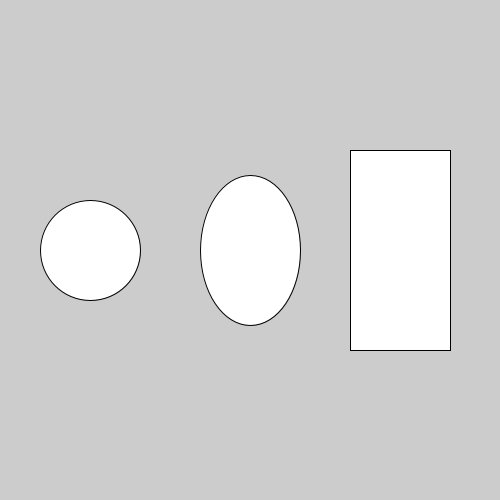
Frame 1 (no input)
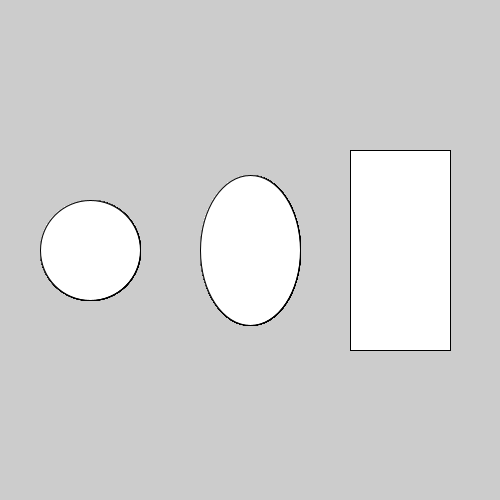
Frame 60 (the mouse pressed at the canvas centre just before this capture)
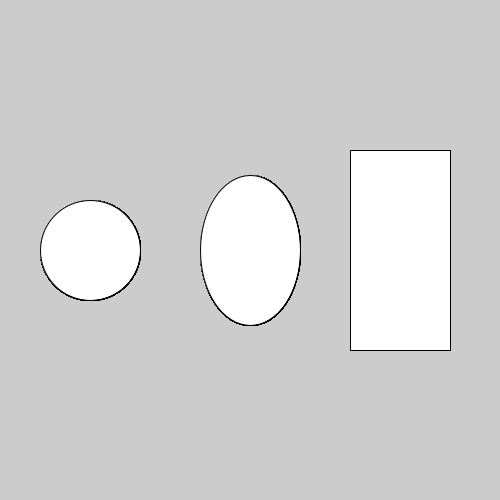
Frame 120 (the mouse held since frame 60 and released just before this capture)

The Processing sketch that drew these frames (run headless with seeded random() and noise(); from frame 60 on, the mouse is pressed at the canvas centre):

// Processing sketch: Processing_practice
// ── Processing_practice.pde
void setup() {
  size(500, 500); // this line means setting canvas to size(height,width) 
} 
void draw() {
  
  ellipse(250, 250, 100, 150);
  //draw ellipse( center of ellipse in x, y, diameter in width, height)
  ellipse(90, 250, 100, 100);   
  //if draw with height = height  
  rect(350, 150, 100, 200); 
  //draw rectangle (start position x, y, width, height ) 
  
}
